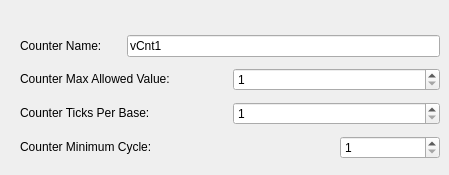
     <widget class="QWidget" name="tabCnt">
      <attribute name="title">
       <string>Counter</string>
      </attribute>
      <widget class="QWidget" name="layoutWidget">
       <property name="geometry">
        <rect>
         <x>20</x>
         <y>30</y>
         <width>420</width>
         <height>136</height>
        </rect>
       </property>
       <layout class="QGridLayout" name="gridLayout_4">
        <item row="0" column="0">
         <widget class="QLabel" name="label_15">
          <property name="text">
           <string>&lt;html&gt;&lt;head/&gt;&lt;body&gt;&lt;p&gt;Counter Name:&lt;/p&gt;&lt;/body&gt;&lt;/html&gt;</string>
          </property>
         </widget>
        </item>
        <item row="0" column="1" colspan="3">
         <widget class="QLineEdit" name="leCntName">
          <property name="minimumSize">
           <size>
            <width>231</width>
            <height>0</height>
           </size>
          </property>
          <property name="text">
           <string>vCnt1</string>
          </property>
         </widget>
        </item>
        <item row="1" column="0" colspan="2">
         <widget class="QLabel" name="label_16">
          <property name="text">
           <string>&lt;html&gt;&lt;head/&gt;&lt;body&gt;&lt;p&gt;Counter Max Allowed Value:&lt;/p&gt;&lt;/body&gt;&lt;/html&gt;</string>
          </property>
         </widget>
        </item>
        <item row="1" column="2" colspan="2">
         <widget class="QSpinBox" name="spbxCntMaxAllowedValue">
          <property name="minimumSize">
           <size>
            <width>91</width>
            <height>0</height>
           </size>
          </property>
          <property name="toolTip">
           <string>&lt;!DOCTYPE HTML PUBLIC &quot;-//W3C//DTD HTML 4.0//EN&quot; &quot;http://www.w3.org/TR/REC-html40/strict.dtd&quot;&gt;
&lt;html&gt;&lt;head&gt;&lt;meta name=&quot;qrichtext&quot; content=&quot;1&quot; /&gt;&lt;style type=&quot;text/css&quot;&gt;
p, li { white-space: pre-wrap; }
&lt;/style&gt;&lt;/head&gt;&lt;body style=&quot; font-family:'Monospace'; font-size:12pt; font-weight:400; font-style:normal;&quot;&gt;
&lt;table border=&quot;0&quot; style=&quot;-qt-table-type: root; margin-top:4px; margin-bottom:4px; margin-left:4px; margin-right:4px;&quot;&gt;
&lt;tr&gt;
&lt;td style=&quot;border: none;&quot;&gt;
&lt;p style=&quot; margin-top:0px; margin-bottom:0px; margin-left:0px; margin-right:0px; -qt-block-indent:0; text-indent:0px;&quot;&gt;配置GaInOS计数器的计数上限&lt;/p&gt;&lt;/td&gt;&lt;/tr&gt;&lt;/table&gt;&lt;/body&gt;&lt;/html&gt;</string>
          </property>
          <property name="minimum">
           <number>1</number>
          </property>
          <property name="maximum">
           <number>65535</number>
          </property>
         </widget>
        </item>
        <item row="2" column="0" colspan="2">
         <widget class="QLabel" name="label_17">
          <property name="text">
           <string>&lt;html&gt;&lt;head/&gt;&lt;body&gt;&lt;p&gt;Counter Ticks Per Base:&lt;/p&gt;&lt;/body&gt;&lt;/html&gt;</string>
          </property>
         </widget>
        </item>
        <item row="2" column="2" colspan="2">
         <widget class="QSpinBox" name="spbxCntTickBase">
          <property name="minimumSize">
           <size>
            <width>91</width>
            <height>0</height>
           </size>
          </property>
          <property name="toolTip">
           <string>&lt;!DOCTYPE HTML PUBLIC &quot;-//W3C//DTD HTML 4.0//EN&quot; &quot;http://www.w3.org/TR/REC-html40/strict.dtd&quot;&gt;
&lt;html&gt;&lt;head&gt;&lt;meta name=&quot;qrichtext&quot; content=&quot;1&quot; /&gt;&lt;style type=&quot;text/css&quot;&gt;
p, li { white-space: pre-wrap; }
&lt;/style&gt;&lt;/head&gt;&lt;body style=&quot; font-family:'Monospace'; font-size:12pt; font-weight:400; font-style:normal;&quot;&gt;
&lt;table border=&quot;0&quot; style=&quot;-qt-table-type: root; margin-top:4px; margin-bottom:4px; margin-left:4px; margin-right:4px;&quot;&gt;
&lt;tr&gt;
&lt;td style=&quot;border: none;&quot;&gt;
&lt;p style=&quot; margin-top:0px; margin-bottom:0px; margin-left:0px; margin-right:0px; -qt-block-indent:0; text-indent:0px;&quot;&gt;配置GaInOS定时器的计数基数&lt;/p&gt;&lt;/td&gt;&lt;/tr&gt;&lt;/table&gt;&lt;/body&gt;&lt;/html&gt;</string>
          </property>
          <property name="minimum">
           <number>1</number>
          </property>
          <property name="maximum">
           <number>65535</number>
          </property>
         </widget>
        </item>
        <item row="3" column="0" colspan="3">
         <widget class="QLabel" name="label_18">
          <property name="text">
           <string>&lt;html&gt;&lt;head/&gt;&lt;body&gt;&lt;p&gt;Counter Minimum Cycle:&lt;/p&gt;&lt;/body&gt;&lt;/html&gt;</string>
          </property>
         </widget>
        </item>
        <item row="3" column="3">
         <widget class="QSpinBox" name="spbxCntMinCycle">
          <property name="minimumSize">
           <size>
            <width>91</width>
            <height>0</height>
           </size>
          </property>
          <property name="toolTip">
           <string>&lt;!DOCTYPE HTML PUBLIC &quot;-//W3C//DTD HTML 4.0//EN&quot; &quot;http://www.w3.org/TR/REC-html40/strict.dtd&quot;&gt;
&lt;html&gt;&lt;head&gt;&lt;meta name=&quot;qrichtext&quot; content=&quot;1&quot; /&gt;&lt;style type=&quot;text/css&quot;&gt;
p, li { white-space: pre-wrap; }
&lt;/style&gt;&lt;/head&gt;&lt;body style=&quot; font-family:'Monospace'; font-size:12pt; font-weight:400; font-style:normal;&quot;&gt;
&lt;table border=&quot;0&quot; style=&quot;-qt-table-type: root; margin-top:4px; margin-bottom:4px; margin-left:4px; margin-right:4px;&quot;&gt;
&lt;tr&gt;
&lt;td style=&quot;border: none;&quot;&gt;
&lt;p style=&quot; margin-top:0px; margin-bottom:0px; margin-left:0px; margin-right:0px; -qt-block-indent:0; text-indent:0px;&quot;&gt;配置GaInOS定时器的最小允许周期&lt;/p&gt;&lt;/td&gt;&lt;/tr&gt;&lt;/table&gt;&lt;/body&gt;&lt;/html&gt;</string>
          </property>
          <property name="minimum">
           <number>1</number>
          </property>
          <property name="maximum">
           <number>65535</number>
          </property>
         </widget>
        </item>
       </layout>
      </widget>
     </widget>
